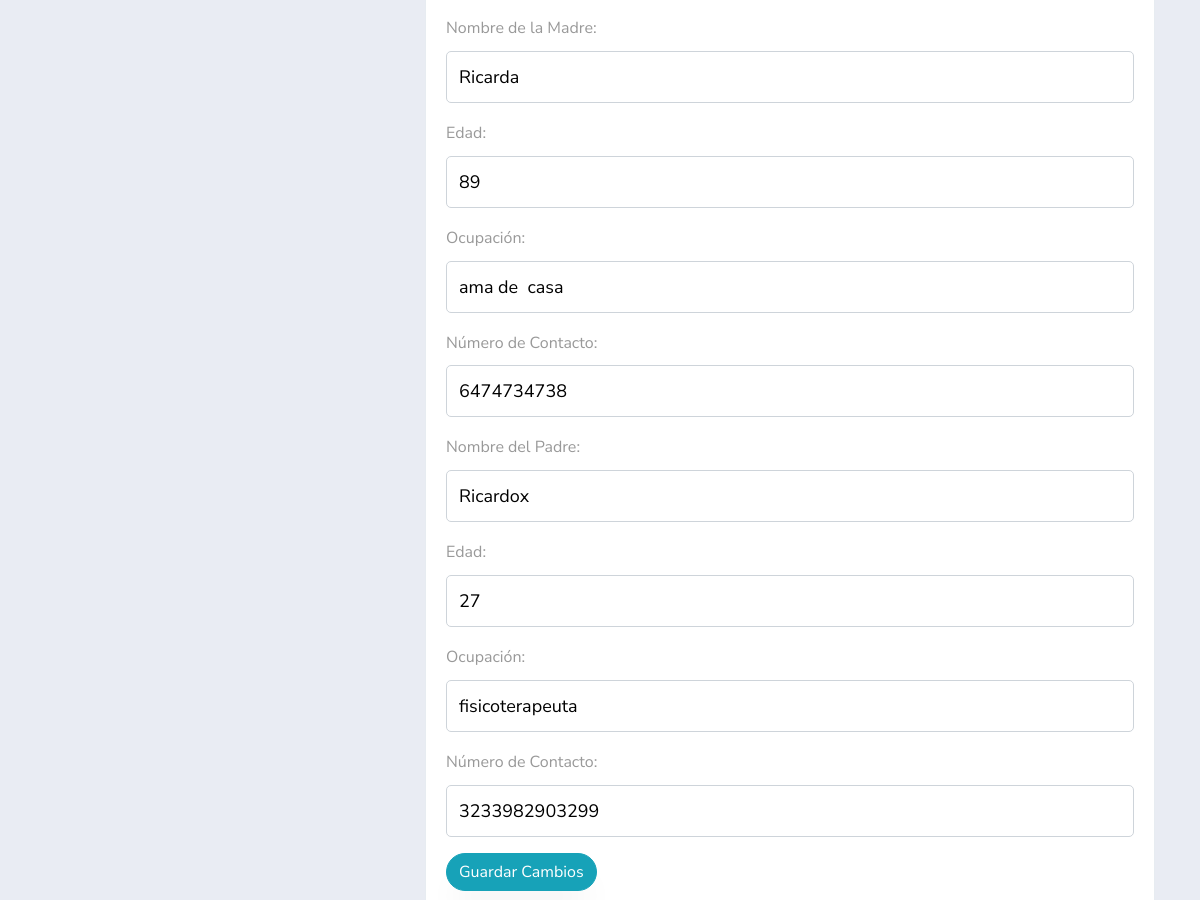
Page /profile/ (signed in, middle part) on the earlier database version.
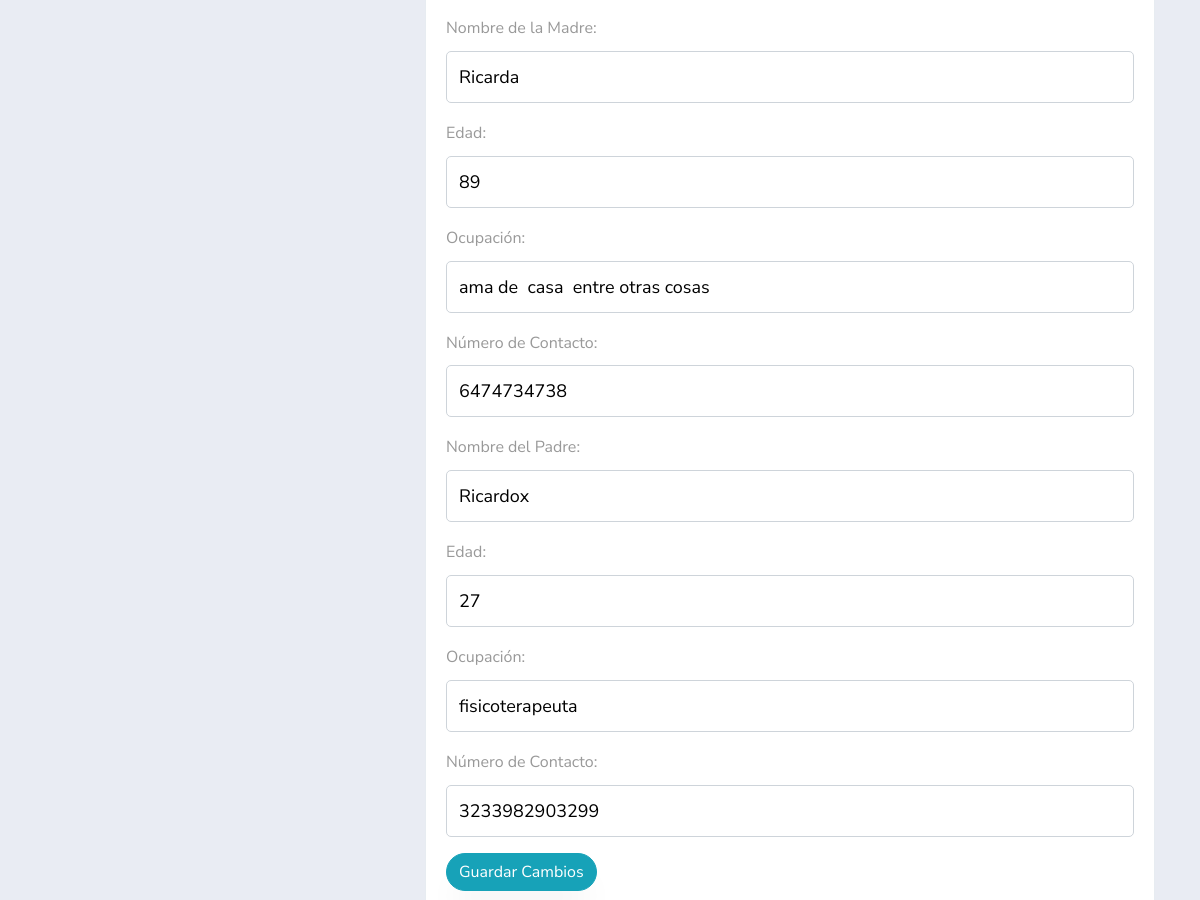
Same page on the later database version.
### usuario/models.py (models this page shows, shortened)
class Usuario(AbstractBaseUser,PermissionsMixin):
    imagen       =  models.ImageField(default='default.jpg',upload_to='profile_pics')
    email        =  models.EmailField(max_length=60,unique=True,blank=True)
    username     =  models.CharField(max_length=30,unique=True)
    nombre       =  models.CharField(max_length=100)
    apellido     =  models.CharField(max_length=100)
    edad         =  models.IntegerField(blank=True, null=True)
    padecimientos = models.TextField(verbose_name="padecimientos",blank=True,null=True)
    asistencia = models.CharField(verbose_name="Días de asistencia",max_length=100,blank=True,null=True)
    enfoque = models.CharField(verbose_name="Area en la que guste que se enfocará la atención",max_length=100,blank=True, null=True)
    nombre_de_la_madre =  models.CharField(verbose_name="Nombre de la Madre",max_length=100,blank=True, null=True)
    edad_de_la_madre =  models.IntegerField(verbose_name="Edad",blank=True, null=True)
    ocupacion_de_la_madre = models.CharField(verbose_name="Ocupación",max_length=100,blank=True,null=True)
    numero_de_la_madre   =  models.IntegerField(verbose_name="Número de contacto",blank=True,null=True)
    nombre_del_padre =  models.CharField(verbose_name="Nombre del Padre",max_length=100,blank=True, null=True)
    edad_del_padre =  models.IntegerField(verbose_name="Edad",blank=True, null=True)
    ocupacion_del_padre = models.CharField(verbose_name="Ocupación",max_length=100,blank=True, null=True)
    numero_del_padre    =  models.IntegerField(verbose_name="Número de contacto",blank=True,null=True)
    fecha_nacimiento = models.DateField(verbose_name="Fecha de nacimiento",blank=True, null=True)
    escuela      =  models.CharField(verbose_name="Nombre de la escuela",max_length=60,blank=True, null=True)
    domicilio    =  models.CharField(verbose_name="Domicilio",max_length=150,blank=True, null=True)
    status_paquetes = models.BooleanField(verbose_name="¿Tiene Paquetes Activos?",default=False)
    NIVEL_STATUS = (
         ('k','Kinder'),
         ('p','Primaria'),
         ('s','Secundaria'),
         ('b','bachillerato'),
         ('u','universidad'))
    nivel_academico = models.CharField(max_length=1,choices=NIVEL_STATUS,blank=True,verbose_name='Nivel académico del alumno')
    date_joined  =  models.DateTimeField(verbose_name="Fecha de ingreso",auto_now_add=True)
    last_login   =  models.DateTimeField(verbose_name="Ultima fecha de Sesión",auto_now=True)
    is_admin     =  models.BooleanField(verbose_name="¿Es Administrador?",default=False)
    is_active    =  models.BooleanField(verbose_name="¿Esta Acivo?",default=True)
    is_staff     =  models.BooleanField(verbose_name="¿Es parte del Staff?",default=False)
    is_superuser =  models.BooleanField(verbose_name="¿Es Super Usuario?",default=False)
    USERNAME_FIELD  = "username"
    REQUIRED_FIELDS = ["nombre","apellido"]
    objects = MyUsuarioManager()

### app/views.py (the view)
# urls.py: path('profile/', views.profile,name='profile'),
@login_required
def profile(request):
    context = {}
    if request.POST:
        form = UserUpdateForm(request.POST,request.FILES,instance=request.user)
        if form.is_valid():
            form.save()
            if form.changed_data:
                evento = Historial_User(mensaje=f"datos actualizados del Perfil: {form.changed_data}",usuario=request.user)
                evento.save()
                messages.success( request,'Los datos del formulario han sido actualizados')
    else:
        form =UserUpdateForm(
        initial = {
          'username' :request.user.username,
          'email': request.user.email,
          'nombre': request.user.nombre,
          'apellido': request.user.apellido,
          'fecha_nacimiento': request.user.fecha_nacimiento,
          'edad': request.user.edad,
          'escuela': request.user.escuela,
          'domicilio': request.user.domicilio,
          'imagen': request.user.imagen,
          'nivel_academico': request.user.nivel_academico,
          'padecimientos': request.user.padecimientos,
          'asistencia': request.user.asistencia,
          'enfoque': request.user.enfoque,
          'nombre_de_la_madre': request.user.nombre_de_la_madre,
          'edad_de_la_madre': request.user.edad_de_la_madre,
          'ocupacion_de_la_madre': request.user.ocupacion_de_la_madre,
          'numero_de_la_madre': request.user.numero_de_la_madre,
          'nombre_del_padre': request.user.nombre_del_padre,
          'edad_del_padre': request.user.edad_del_padre,
          'ocupacion_del_padre': request.user.ocupacion_del_padre,
          'numero_del_padre': request.user.numero_del_padre
          }
        )
    context['profile_form'] = form
    context['historial'] = request.user.historial.all().order_by('-fecha')
    return render(request,'app/profile.html',context)

### app/templates/app/profile.html (shortened to what this page needs)
{% extends 'main/base.html' %}
{% load crispy_forms_tags%}
{% load static %}
{% block content %}
<section>
  <div class="container"  style="margin-top:120px">
    <div class="row">
        <div class="col-md-4">
      </div>
        <div class="col-md-8">
            <div class="portlet light bordered ftco-animate">
                <div class="portlet-body">
                        <div class="tab-content">
                            <div role="tabpanel" class="tab-pane active" id="home">
                                <form method="POST" enctype="multipart/form-data">
                                  {% for field in profile_form %}
                                  <div class="form-group">
                                      {{ field.label_tag }}
                                      {{ field }}
                                  </div>
                                  {% endfor %}
                                  <button type="submit" class="btn btn-info">Guardar Cambios</button>
                                </form>
                            </div>
                        </div>
                </div>
            </div>
        </div>
    </div>
  </div>
</section>
{% endblock content     %}

Differences in the rows shown:
changed Usuario "Ricarda": ocupacion_de_la_madre "ama de casa" → "ama de casa entre otras cosas"
